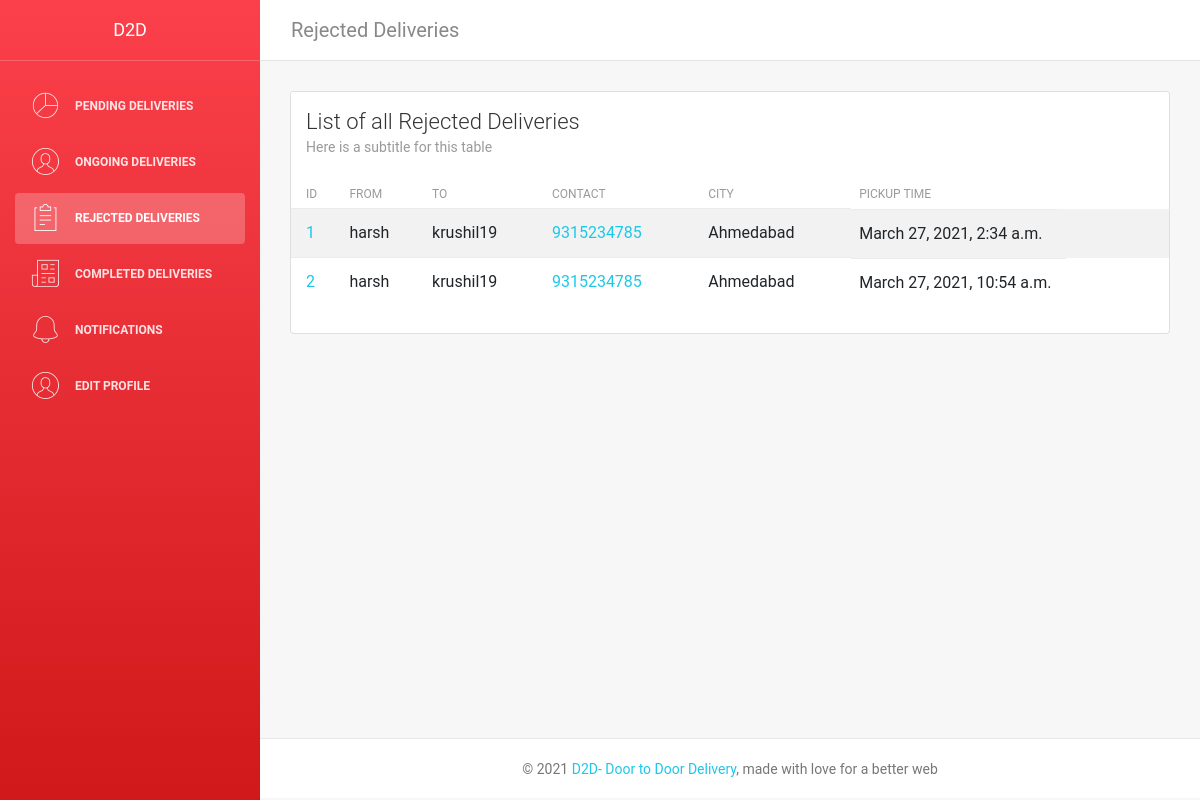
The app's page /delivery/rejected (signed in) with its own data.
### delivery_person/models.py (models this page shows)
class Rejected(models.Model):
    rejected_id = models.AutoField
    sender_name = models.CharField(max_length=50, default="")
    receiver_name = models.CharField(max_length=50, default="")
    product_name = models.CharField(max_length=50, default="")
    product_weight = models.CharField(max_length=50, default="")
    contact_number = models.CharField(max_length=12, default="")
    pickup_address = models.TextField(max_length=250, default="")
    delivery_address = models.TextField(max_length=250, default="")
    delivery_city = models.TextField(max_length=50, default="")
    DateTime =  models.DateTimeField(auto_now=True)

### D2D/decorators.py (the view)
        def wrapper_func(request, *args, **kwargs):
            group = None
            if request.user.groups.exists():
                group = request.user.groups.all()[0].name
            if group in allowed_roles:
                return view_func(request, *args, **kwargs)
            else:
                return HttpResponse('You are not authorized to view this page')

### delivery_person/views.py (called while the page is built)
@login_required(login_url='/D2D-Login?')
@allowed_users(allowed_roles=['Delivery_person'])
def deliveryrejected(request):
    rejected = Rejected.objects.all()
    return render(request, 'deliveryperson/rejected.html', {'rejected': rejected})

### delivery_person/templates/deliveryperson/rejected.html (shortened to what this page needs)
{% extends "deliveryperson/dashboard.html" %} {% load static %} {% block content %}
<body>
    <div class="wrapper">
        <div class="sidebar" data-color="red">
            <div class="sidebar-wrapper">
                <div class="logo">
                    <a href="#" class="simple-text"> D2D </a>
                </div>
                <ul class="nav">
                    <li>
                        <a class="nav-link" href="{% url 'delivery_dashboard' %}">
                            <i class="nc-icon nc-chart-pie-35"></i>
                            <p>Pending Deliveries</p>
                        </a>
                    </li>
                    <li>
                        <a class="nav-link" href="{% url 'ongoing' %}">
                            <i class="nc-icon nc-circle-09"></i>
                            <p>Ongoing Deliveries</p>
                        </a>
                    </li>
                    <li class="nav-item active">
                        <a class="nav-link" href="  {% url 'rejected' %}">
                            <i class="nc-icon nc-notes"></i>
                            <p>Rejected Deliveries</p>
                        </a>
                    </li>
                    <li>
                        <a class="nav-link" href=" {% url 'completed' %}">
                            <i class="nc-icon nc-paper-2"></i>
                            <p>Completed Deliveries</p>
                        </a>
                    </li>
                    <li>
                        <a class="nav-link" href="  {% url 'notifications' %}">
                            <i class="nc-icon nc-bell-55"></i>
                            <p>Notifications</p>
                        </a>
                    </li>
                    <li>
                        <a class="nav-link" href="  {% url 'user' %}">
                            <i class="nc-icon nc-circle-09"></i>
                            <p>Edit Profile</p>
                        </a>
                    </li>
                </ul>
            </div>
        </div>
        <div class="main-panel">
            <nav class="navbar navbar-expand-lg" color-on-scroll="500">
                <div class="container-fluid">
                    <a class="navbar-brand" href="#"> Rejected Deliveries </a>
                    <div class="collapse navbar-collapse justify-content-end" id="navigation">
                        <ul class="nav navbar-nav mr-auto">
                        </ul>
                    </div>
                </div>
            </nav>
            <div class="content">
                <div class="container-fluid">
                    <div class="row">
                        <div class="col-md-12">
                            <div class="card strpied-tabled-with-hover">
                                <div class="card-header">
                                    <h4 class="card-title">List of all Rejected Deliveries</h4>
                                    <p class="card-category">
                                        Here is a subtitle for this table
                                    </p>
                                </div>
                                <div class="card-body table-full-width table-responsive">
                                    <table class="table table-hover table-striped">
                                        <thead>
                                            {% if rejected %}
                                            <th>ID</th>
                                            <th>From</th>
                                            <th>To</th>
                                            <th>Contact</th>
                                            <th>City</th>
                                            <th>Pickup time</th>
                                        </thead>
                                        <tbody>
                                            {% for re in rejected %}
                                            <tr>
                                                <td><a href="{% url 'viewrejectedorders' re.id %}">{{re.id}}</a></td>
                                                <td>{{re.sender_name}}</td>
                                                <td>{{re.receiver_name}}{{re.requester_name}}</td>
                                                <td><a href="tel:{{re.contact_number}}"> {{re.contact_number}}</a></td>
                                                <td>{{re.delivery_city}}</td>
                                                <td>{{re.DateTime}}</td>
                                            </tr>{% endfor %}{% endif %}
                                        </tbody>
                                    </table>
                                </div>
                            </div>
                        </div>
                    </div>
                </div>
            </div>
            <footer class="footer">
                <div class="container-fluid">
                    <p class="copyright text-center">
                        ©
                        <a href="">D2D- Door to Door Delivery</a>, made with love for a better web
                    </p>
                </div>
            </footer>
        </div>
    </div>
</body>
{% endblock %}

### records on screen
Rejected: id "1", sender_name "harsh", receiver_name "krushil19", contact_number "9315234785", delivery_city "Ahmedabad", DateTime "March 27, 2021, 2:34 a.m."
Rejected: id "2", sender_name "harsh", receiver_name "krushil19", contact_number "9315234785", delivery_city "Ahmedabad", DateTime "March 27, 2021, 10:54 a.m."
